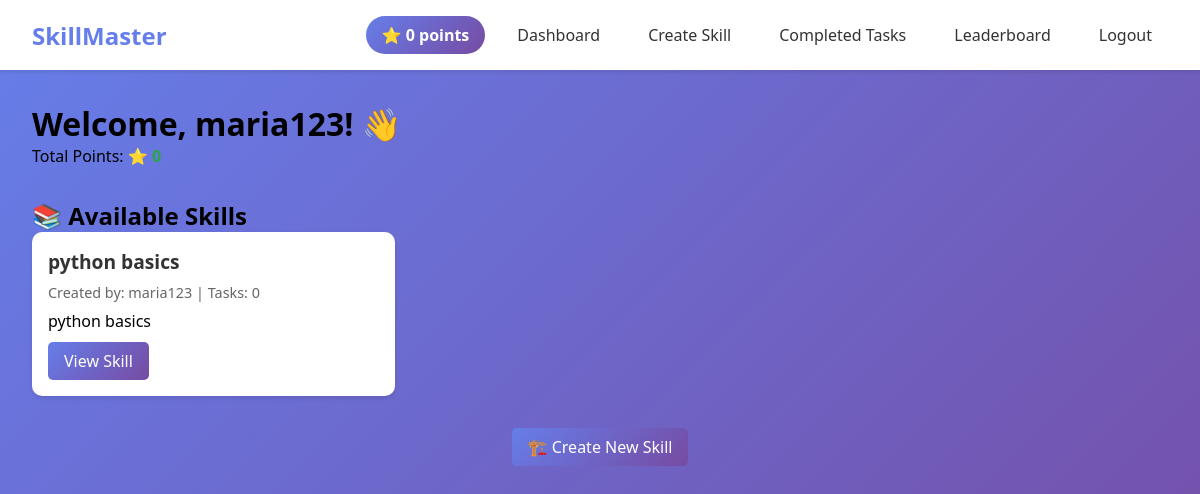
The page /dashboard (signed in) on the database as committed earlier.
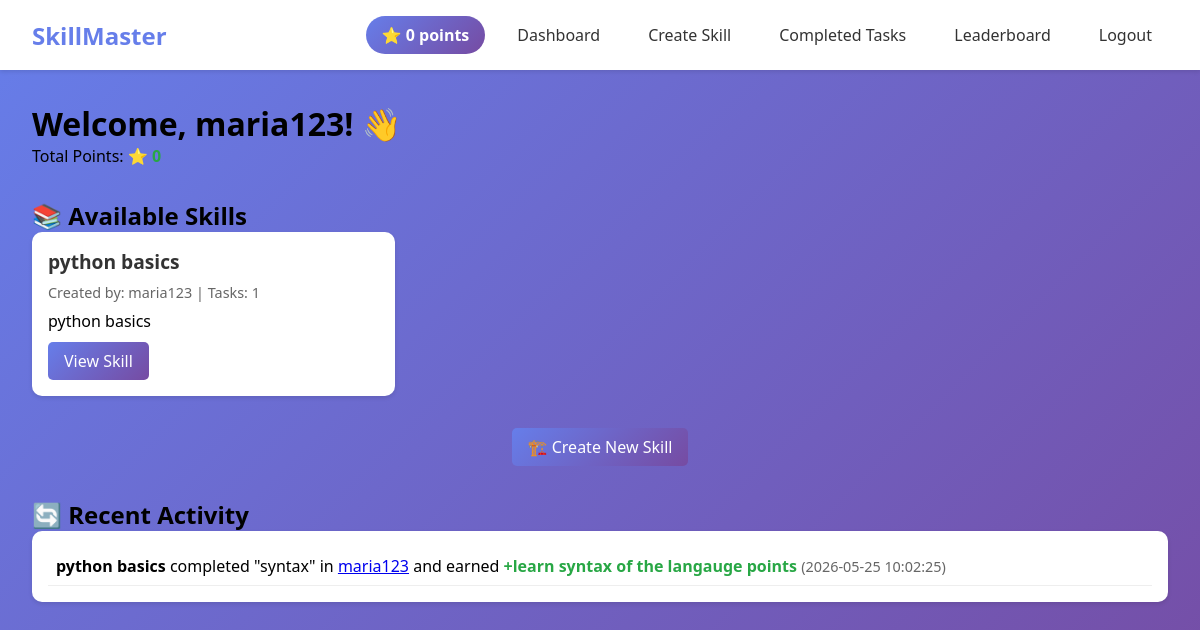
The same page on the database as committed later.
### tables this page shows
CREATE TABLE users (
            id INTEGER PRIMARY KEY AUTOINCREMENT,
            username TEXT UNIQUE NOT NULL,
            password TEXT NOT NULL,
            created_at TIMESTAMP DEFAULT CURRENT_TIMESTAMP
        , total_points INTEGER DEFAULT 0);

CREATE TABLE skills (
            id INTEGER PRIMARY KEY AUTOINCREMENT,
            name TEXT NOT NULL,
            description TEXT,
            created_by INTEGER,
            created_at TIMESTAMP DEFAULT CURRENT_TIMESTAMP,
            is_active BOOLEAN DEFAULT 1,
            FOREIGN KEY (created_by) REFERENCES users (id)
        );

CREATE TABLE task_completions (
            id INTEGER PRIMARY KEY AUTOINCREMENT,
            task_id INTEGER,
            user_id INTEGER,
            completed_at TIMESTAMP DEFAULT CURRENT_TIMESTAMP,
            points_awarded INTEGER,
            FOREIGN KEY (task_id) REFERENCES tasks (id),
            FOREIGN KEY (user_id) REFERENCES users (id),
            UNIQUE(task_id, user_id)
        );

CREATE TABLE tasks (
            id INTEGER PRIMARY KEY AUTOINCREMENT,
            skill_id INTEGER,
            title TEXT NOT NULL,
            description TEXT,
            points INTEGER DEFAULT 10,
            created_by INTEGER,
            created_at TIMESTAMP DEFAULT CURRENT_TIMESTAMP,
            is_active BOOLEAN DEFAULT 1,
            FOREIGN KEY (skill_id) REFERENCES skills (id),
            FOREIGN KEY (created_by) REFERENCES users (id)
        );

### app.py (the view)
@app.route("/dashboard")
def dashboard():
    if "user_id" not in session:
        return redirect(url_for("login"))
    with sqlite3.connect("users.db") as conn:
        cursor = conn.cursor()
        cursor.execute("SELECT total_points FROM users WHERE id = ?", (session["user_id"],))
        result = cursor.fetchone()
        user_points = result[0] if result else 0
        cursor.execute("""
            SELECT s.*, u.username as creator_name,
                   (SELECT COUNT(*) FROM tasks WHERE skill_id = s.id AND is_active = 1) as task_count
            FROM skills s
            JOIN users u ON s.created_by = u.id
            WHERE s.is_active = 1
            ORDER BY s.created_at DESC
        """)
        skills = cursor.fetchall()
        cursor.execute("""
            SELECT tc.*, t.title, u.username, s.name as skill_name, s.id as skill_id
            FROM task_completions tc
            JOIN tasks t ON tc.task_id = t.id
            JOIN users u ON tc.user_id = u.id
            JOIN skills s ON t.skill_id = s.id
            ORDER BY tc.completed_at DESC
            LIMIT 10
        """)
        recent_completions = cursor.fetchall()
    return render_template("dashboard.html",
                         username=session["username"],
                         user_points=user_points,
                         skills=skills,
                         recent_completions=recent_completions)

### templates/dashboard.html (shortened to what this page needs)
{% extends "base.html" %}
{% block content %}
<h1>Welcome, {{ username }}! 👋</h1>
<p style="margin-bottom: 2rem;">Total Points: <strong class="points">⭐ {{ user_points }}</strong></p>
<h2>📚 Available Skills</h2>
<div class="grid">
    {% for skill in skills %}
    <div class="skill-card">
        <div class="skill-title">{{ skill[1] }}</div>
        <div class="skill-meta">Created by: {{ skill[6] }} | Tasks: {{ skill[7] }}</div>
        <p>{{ skill[2][:100] }}{% if skill[2]|length > 100 %}...{% endif %}</p>
        <div style="display: flex; gap: 10px; margin-top: 10px;">
            <a href="{{ url_for('view_skill', skill_id=skill[0]) }}" class="btn btn-primary">View Skill</a>
        </div>
    </div>
    {% else %}
    <p>No skills available yet. <a href="{{ url_for('create_skill') }}">Create the first skill!</a></p>
    {% endfor %}
</div>
<div style="margin-top: 2rem; text-align: center;">
    <a href="{{ url_for('create_skill') }}" class="btn btn-primary">🏗️ Create New Skill</a>
</div>
{% if recent_completions %}
<h2 style="margin-top: 2rem;">🔄 Recent Activity</h2>
<div class="card">
    <div class="card-body">
        {% for completion in recent_completions %}
        <div style="padding: 0.5rem; border-bottom: 1px solid #eee;">
            <strong>{{ completion[7] }}</strong> completed "{{ completion[5] }}" in
            <a href="{{ url_for('view_skill', skill_id=completion[8]) }}">{{ completion[6] }}</a>
            and earned <span class="points">+{{ completion[4] }} points</span>
            <span style="color: #666; font-size: 0.9rem;">({{ completion[3] }})</span>
        </div>
        {% endfor %}
    </div>
</div>
{% endif %}
{% endblock %}

### templates/base.html (shortened to what this page needs)
<!DOCTYPE html>
<html lang="en">
<head>
</head>
<body>
    {% if session.user_id %}
    <nav class="navbar">
        <a href="{{ url_for('dashboard') }}" class="navbar-brand">SkillMaster</a>
        <div class="nav-links">
            <span class="points-badge">⭐ {{ user_points }} points</span>
            <a href="{{ url_for('dashboard') }}">Dashboard</a>
            <a href="{{ url_for('create_skill') }}">Create Skill</a>
            <a href="{{ url_for('completed_tasks') }}">Completed Tasks</a>
            <a href="{{ url_for('leaderboard') }}">Leaderboard</a>
            <a href="{{ url_for('logout') }}">Logout</a>
        </div>
    </nav>
    {% endif %}
    <div class="container">
        {% block content %}{% endblock %}
    </div>
</body>
</html>

### templates/base.html (style rules this page uses)
* { margin: 0; padding: 0; box-sizing: border-box; }
body { font-family: 'Segoe UI', Tahoma, Geneva, Verdana, sans-serif; background: linear-gradient(135deg, #667eea 0%, #764ba2 100%); min-height: 100vh; }
.navbar { background: white; padding: 1rem 2rem; box-shadow: 0 2px 4px rgba(0,0,0,0.1); display: flex; justify-content: space-between; align-items: center; }
.navbar-brand { font-size: 1.5rem; font-weight: bold; color: #667eea; text-decoration: none; }
.nav-links { display: flex; gap: 1rem; align-items: center; }
.nav-links a { text-decoration: none; color: #333; padding: 0.5rem 1rem; border-radius: 5px; transition: background 0.3s; }
.points-badge { background: linear-gradient(135deg, #667eea 0%, #764ba2 100%); color: white; padding: 0.5rem 1rem; border-radius: 20px; font-weight: bold; }
.container { max-width: 1200px; margin: 2rem auto; padding: 0 2rem; }
.card { background: white; border-radius: 10px; box-shadow: 0 2px 4px rgba(0,0,0,0.1); margin-bottom: 1.5rem; overflow: hidden; }
.card-body { padding: 1rem; }
.btn { display: inline-block; padding: 0.5rem 1rem; border: none; border-radius: 5px; cursor: pointer; text-decoration: none; transition: transform 0.2s; }
.btn-primary { background: linear-gradient(135deg, #667eea 0%, #764ba2 100%); color: white; }
.grid { display: grid; grid-template-columns: repeat(auto-fill, minmax(300px, 1fr)); gap: 1.5rem; }
.skill-card, .task-item { background: white; border-radius: 10px; padding: 1rem; box-shadow: 0 2px 4px rgba(0,0,0,0.1); }
.skill-title, .task-title { font-size: 1.2rem; font-weight: bold; margin-bottom: 0.5rem; color: #333; }
.skill-meta, .task-meta { font-size: 0.9rem; color: #666; margin-bottom: 0.5rem; }
.points { color: #28a745; font-weight: bold; }

Rows that differ between the two databases and show on the page:
computed for skills "python basics": skill "0" → "1"
added task_completions: name "python basics", title "syntax", username "maria123", points_awarded "learn syntax of the langauge", completed_at "2026-05-25 10:02:25"
Other text that changed with them:
text now shown: "🔄 Recent Activity"
